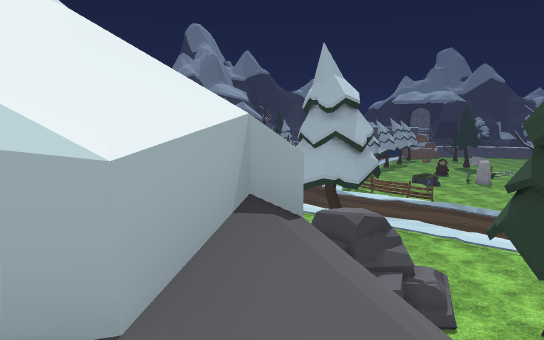
View 1 (above)

24 first-person views from a walk through a 3-D level made in the Unity game engine. The camera is 1.5 m above the floor, tilts 8° down and sees 75° across. The floor is counted in squares, 1 m on a side. Each view is taken from the middle of a square. On the plan, view 1 faces up. The plan holds only what a view shows up to about 16 squares ahead; the rest is blank. The place goes on beyond the plan. The terrain is drawn as flat ground. Some animated figures are not drawn. Some surface patterns are stand-ins.

View 2
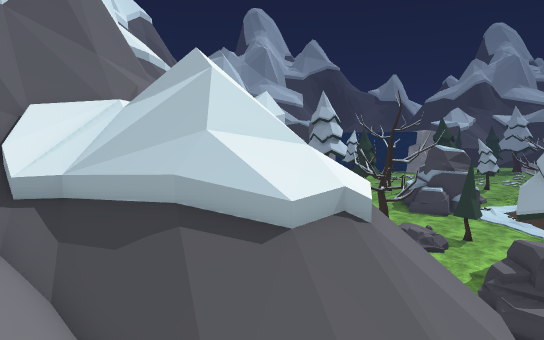

View 3
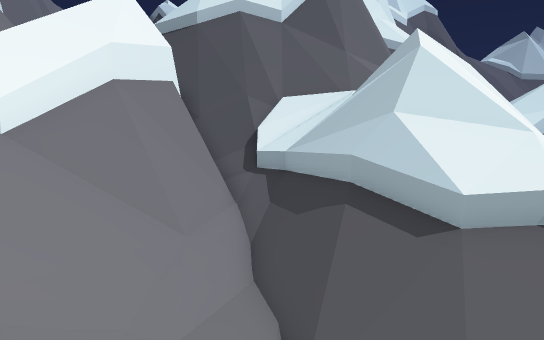

View 4
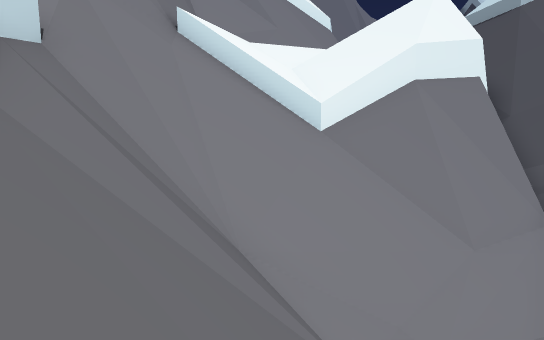

View 5
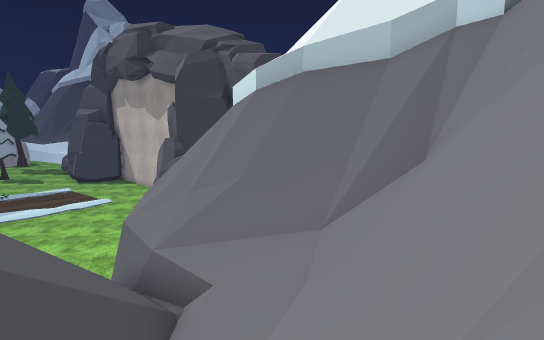

View 6
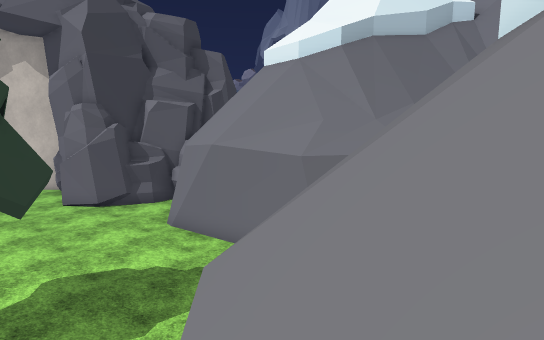

View 7
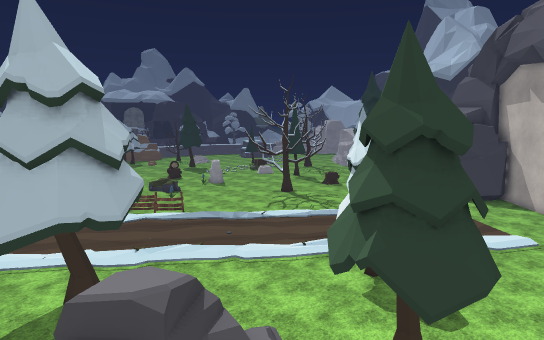

View 8
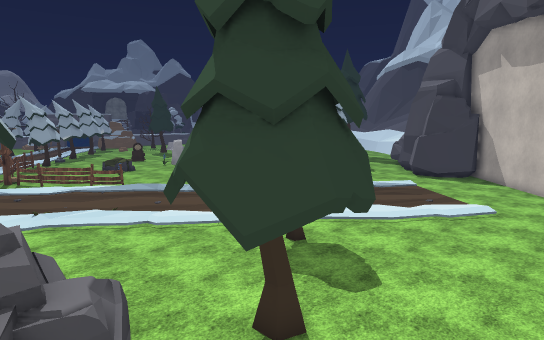

View 9
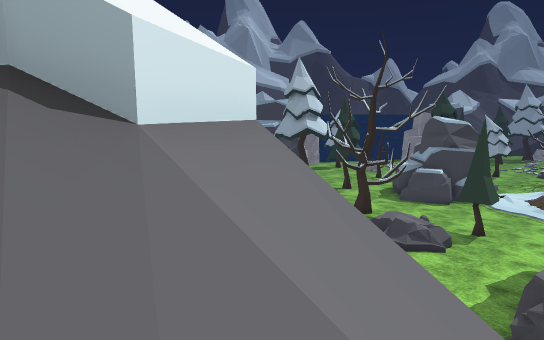

View 10
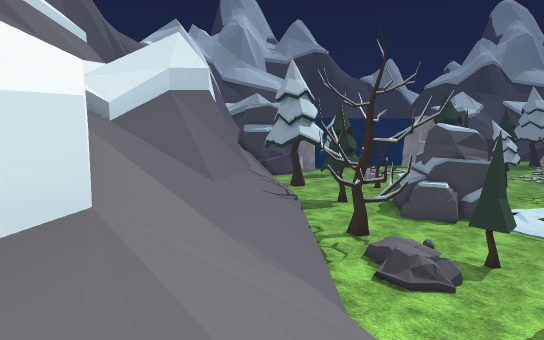

View 11
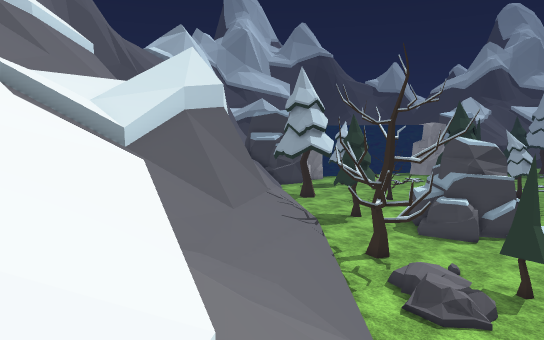

View 12
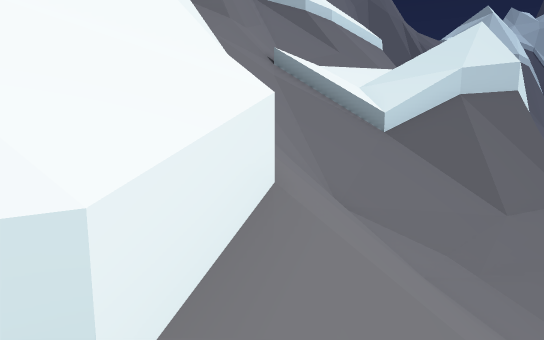

View 13
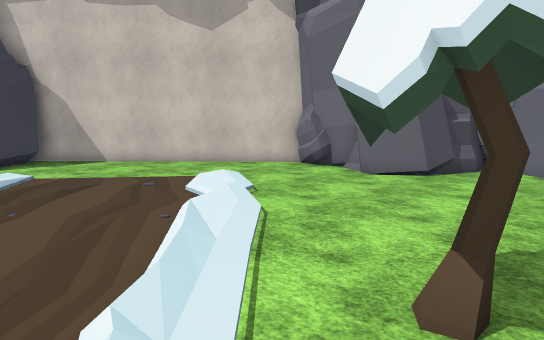

View 14
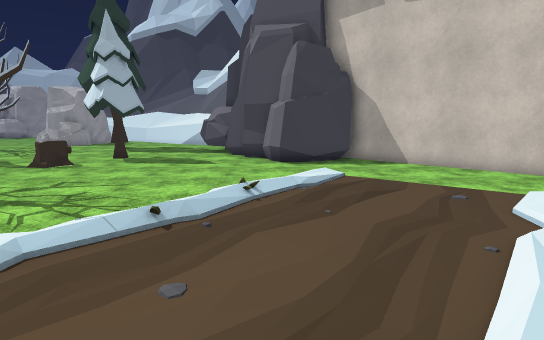

View 15
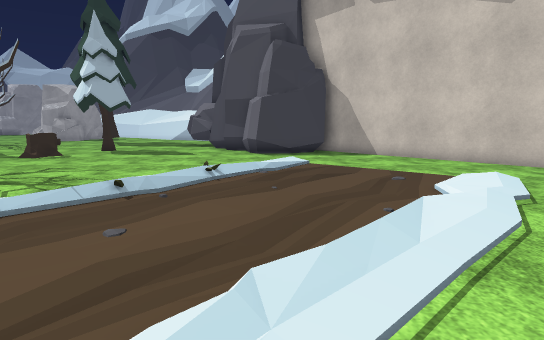

View 16
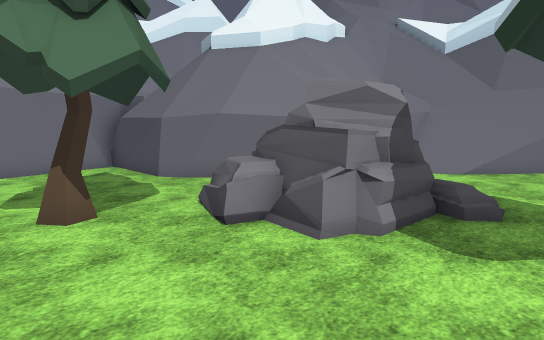

View 17
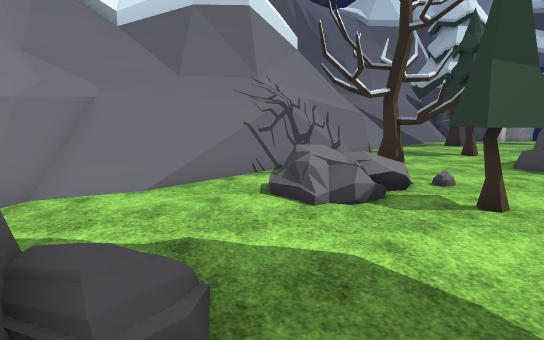

View 18
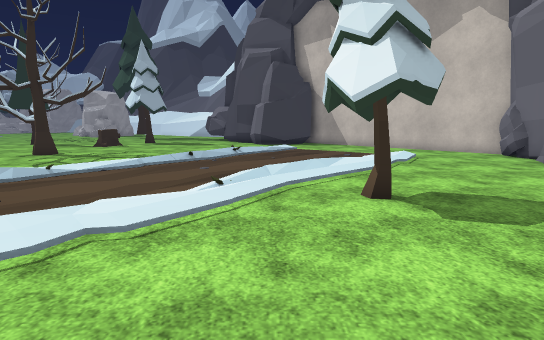

View 19
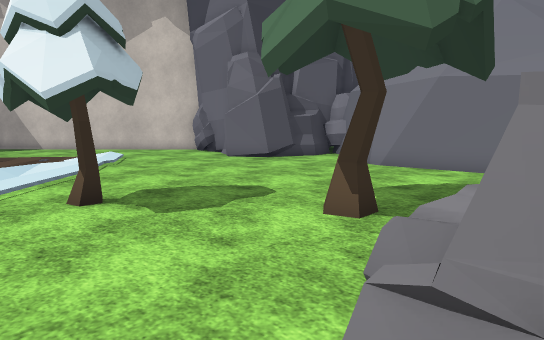

View 20
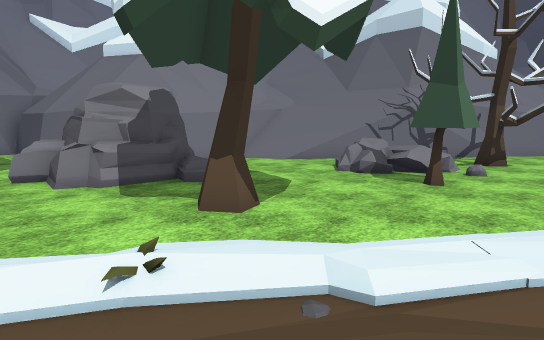

View 21
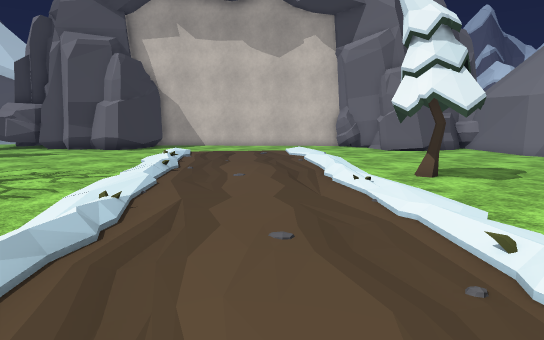

View 22
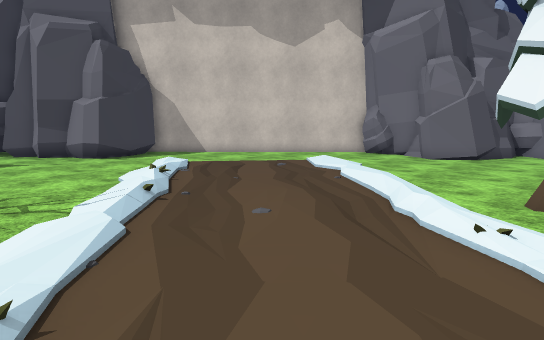

View 23
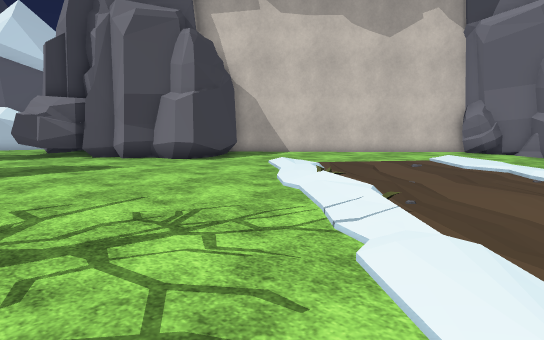

View 24
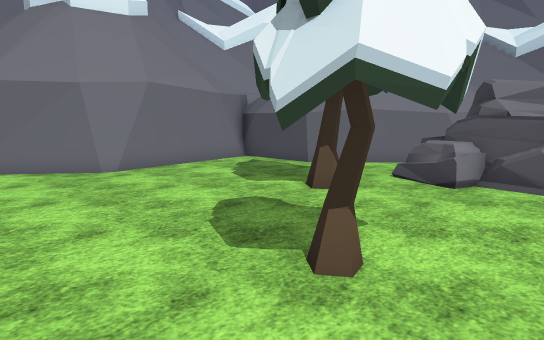

### Floor plan
Key: @ floor where view 1 was taken; # wall or solid block; . main floor; : floor 0.25 m higher than the main floor; / step, stairs or slope; = window, fence, low wall or low ledge; ^ raised ledge; v drop or lower ground; O other object.
Columns run from 12 left of view 1 to 29 right of it. Each row starts with its distance up from view 1.
 21 ............. :/..... //  . ...........OO
 20 ............../:/......=//..............
 19   ...O.........///......///...............
 18 #....OO.:.O...../////...../:/.............
 17 =#=..O.::.O.......///......///............
 16 =###...  :.....O...///......///..........#
 15 ^=###...O .....O.....:/......=///.......##
 14 ^#=//#..//............///......///....###
 13  ^#///#......==........//=....../:/...#
 12  ^^=/////....####=.....O///......//...##
 11   ^=/////....####=.....OO///...........#
 10  ^^=//////.. ####=......../:/..........#
  9  #=/////=### #^^==........../:/.......##
  8 ^^^/////////#  ....O........./:/.....##
  7 ^^///////////#......................##
  6 ^^////////v///#/...................##
  5 =^///////^^=///#..................##
  4 #=/     #^^^////.................##
  3 ^^^       ^^^///..........########
  2  ^==      #^^///#...###...#
  1   #=^^   ##^////########..#
  0   ^=^^####=/@//==#=^#  ####
 -1   ^##^^##/////=//#==#
 -2    ##^^///////////==^^
 -3    ##^ =//////////^^^^^
 -4    ##^####=///////^^#
 -5    ##   ^^=///v//#^^
 -6         ^#=//===/#
 -7           ^^^^^v^#
 -8           ^^#^^=^
 -9             ^^^#^

Positions as (right, up) in squares from view 1, and headings:
1: (0, 0), facing up
2: (4, -4), facing up-left
3: (5, -2), facing left
4: (5, -2), facing down-left
5: (-4, -3), facing right
6: (-1, 8), facing down-right
7: (0, 5), facing up-right
8: (3, 4), facing up-right
9: (2, 2), facing up-left
10: (1, 4), facing up-left
11: (0, 4), facing up-left
12: (0, 5), facing left
13: (10, 14), facing down-right
14: (11, 14), facing right
15: (10, 13), facing right
16: (9, 15), facing down-left
17: (4, 14), facing left
18: (4, 13), facing right
19: (4, 13), facing down-right
20: (7, 21), facing down-left
21: (7, 21), facing down-right
22: (10, 19), facing down-right
23: (14, 21), facing down-right
24: (14, 13), facing down-left
